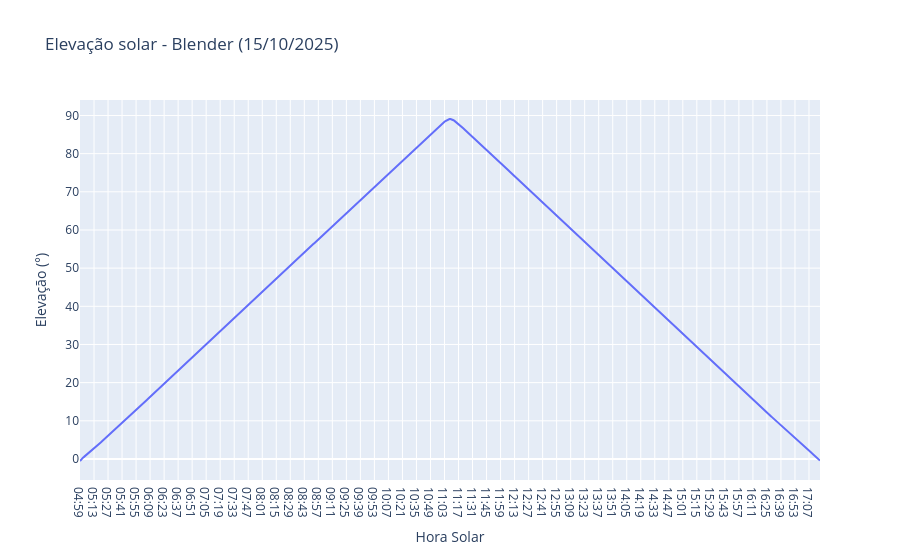
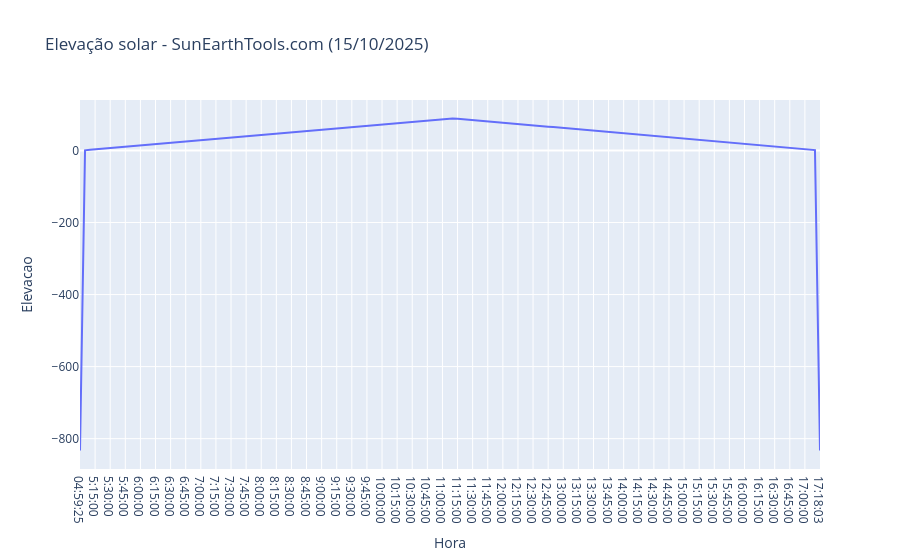
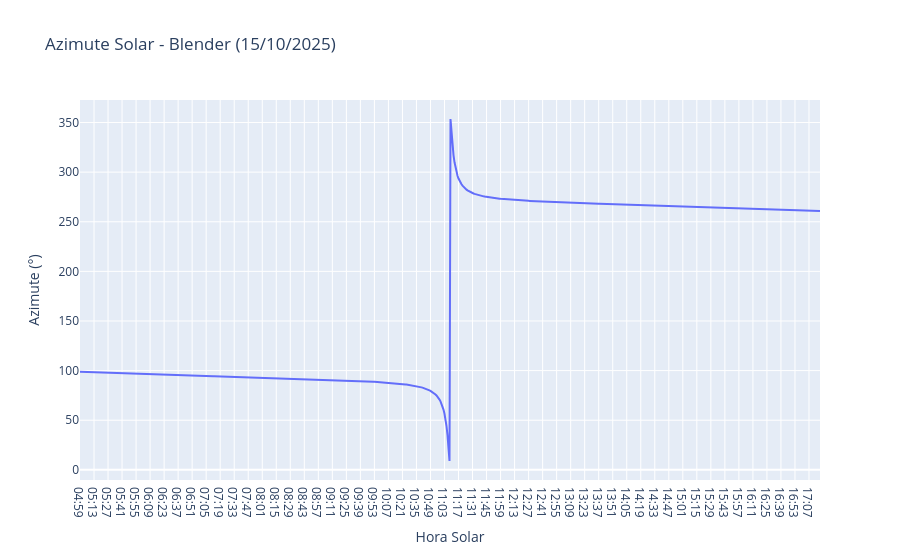
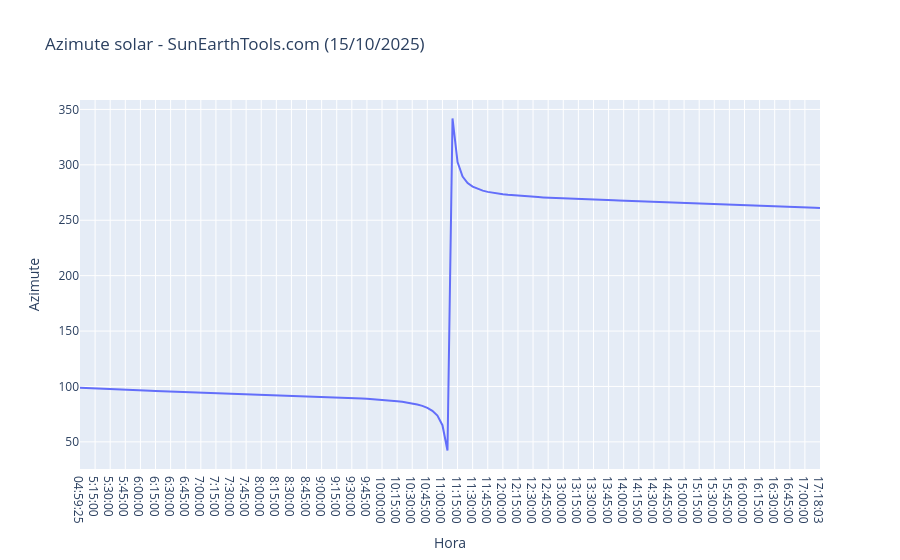

The code cell stored with these charts, in order, in its notebook:
### Code cell
#Plots de Elevação e Azimute (individuais)

#Elevação solar no blender
fig = px.line(df2, x ='Hora Solar', y = "Elevação (°)", title="Elevação solar - Blender (15/10/2025)")
fig.show()

#Verificando o comportamento da elevação solar no SunEarthTools.com
fig = px.line(df1, x ='Hora', y = "Elevacao", title="Elevação solar - SunEarthTools.com (15/10/2025)")
fig.show()

#Verificando o comportamento da elevação solar no Blender

fig = px.line(df2, x ='Hora Solar', y = "Azimute (°)", title="Azimute Solar - Blender (15/10/2025)")
fig.show()

#Verificando o comportamento da azimute solar no SunEarthTools.com

fig = px.line(df1, x ='Hora', y = "Azimute", title="Azimute solar - SunEarthTools.com (15/10/2025)")
fig.show()

### Figure 1 — Plotly figure (JSON) as saved in the notebook; plotly's stock layout.template omitted (floating-point values rounded to 4 significant figures; data arrays with more than 128 entries replaced by an {"elided": "..."} marker saying what was removed)
{"data": [{"hovertemplate": "Hora Solar=%{x}<br>Elevação (°)=%{y}<extra></extra>", "legendgroup": "", "line": {"color": "#636efa", "dash": "solid"}, "marker": {"symbol": "circle"}, "mode": "lines", "name": "", "orientation": "v", "showlegend": false, "type": "scatter", "x": {"elided": "740 str values"}, "xaxis": "x", "y": {"elided": "740 float values"}, "yaxis": "y"}], "layout": {"legend": {"tracegroupgap": 0}, "title": {"text": "Elevação solar - Blender (15/10/2025)"}, "xaxis": {"anchor": "y", "domain": [0, 1], "title": {"text": "Hora Solar"}}, "yaxis": {"anchor": "x", "domain": [0, 1], "title": {"text": "Elevação (°)"}}}}

### Figure 2 — Plotly figure (JSON) as saved in the notebook; plotly's stock layout.template omitted (floating-point values rounded to 4 significant figures; data arrays with more than 128 entries replaced by an {"elided": "..."} marker saying what was removed)
{"data": [{"hovertemplate": "Hora=%{x}<br>Elevacao=%{y}<extra></extra>", "legendgroup": "", "line": {"color": "#636efa", "dash": "solid"}, "marker": {"symbol": "circle"}, "mode": "lines", "name": "", "orientation": "v", "showlegend": false, "type": "scatter", "x": {"elided": "148 str values"}, "xaxis": "x", "y": {"elided": "148 float values"}, "yaxis": "y"}], "layout": {"legend": {"tracegroupgap": 0}, "title": {"text": "Elevação solar - SunEarthTools.com (15/10/2025)"}, "xaxis": {"anchor": "y", "domain": [0, 1], "title": {"text": "Hora"}}, "yaxis": {"anchor": "x", "domain": [0, 1], "title": {"text": "Elevacao"}}}}

### Figure 3 — Plotly figure (JSON) as saved in the notebook; plotly's stock layout.template omitted (floating-point values rounded to 4 significant figures; data arrays with more than 128 entries replaced by an {"elided": "..."} marker saying what was removed)
{"data": [{"hovertemplate": "Hora Solar=%{x}<br>Azimute (°)=%{y}<extra></extra>", "legendgroup": "", "line": {"color": "#636efa", "dash": "solid"}, "marker": {"symbol": "circle"}, "mode": "lines", "name": "", "orientation": "v", "showlegend": false, "type": "scatter", "x": {"elided": "740 str values"}, "xaxis": "x", "y": {"elided": "740 float values"}, "yaxis": "y"}], "layout": {"legend": {"tracegroupgap": 0}, "title": {"text": "Azimute Solar - Blender (15/10/2025)"}, "xaxis": {"anchor": "y", "domain": [0, 1], "title": {"text": "Hora Solar"}}, "yaxis": {"anchor": "x", "domain": [0, 1], "title": {"text": "Azimute (°)"}}}}

### Figure 4 — Plotly figure (JSON) as saved in the notebook; plotly's stock layout.template omitted (floating-point values rounded to 4 significant figures; data arrays with more than 128 entries replaced by an {"elided": "..."} marker saying what was removed)
{"data": [{"hovertemplate": "Hora=%{x}<br>Azimute=%{y}<extra></extra>", "legendgroup": "", "line": {"color": "#636efa", "dash": "solid"}, "marker": {"symbol": "circle"}, "mode": "lines", "name": "", "orientation": "v", "showlegend": false, "type": "scatter", "x": {"elided": "148 str values"}, "xaxis": "x", "y": {"elided": "148 float values"}, "yaxis": "y"}], "layout": {"legend": {"tracegroupgap": 0}, "title": {"text": "Azimute solar - SunEarthTools.com (15/10/2025)"}, "xaxis": {"anchor": "y", "domain": [0, 1], "title": {"text": "Hora"}}, "yaxis": {"anchor": "x", "domain": [0, 1], "title": {"text": "Azimute"}}}}
